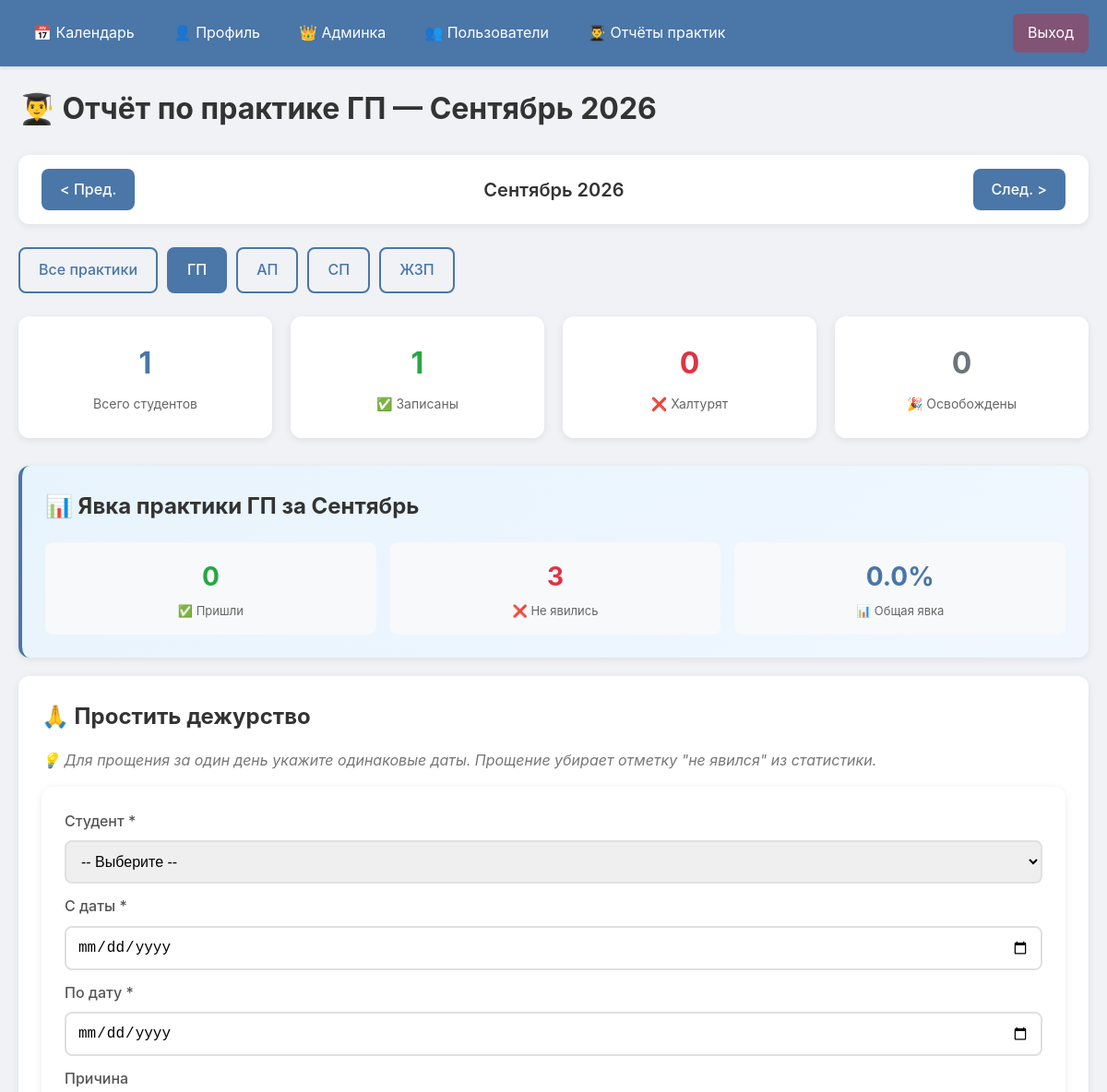
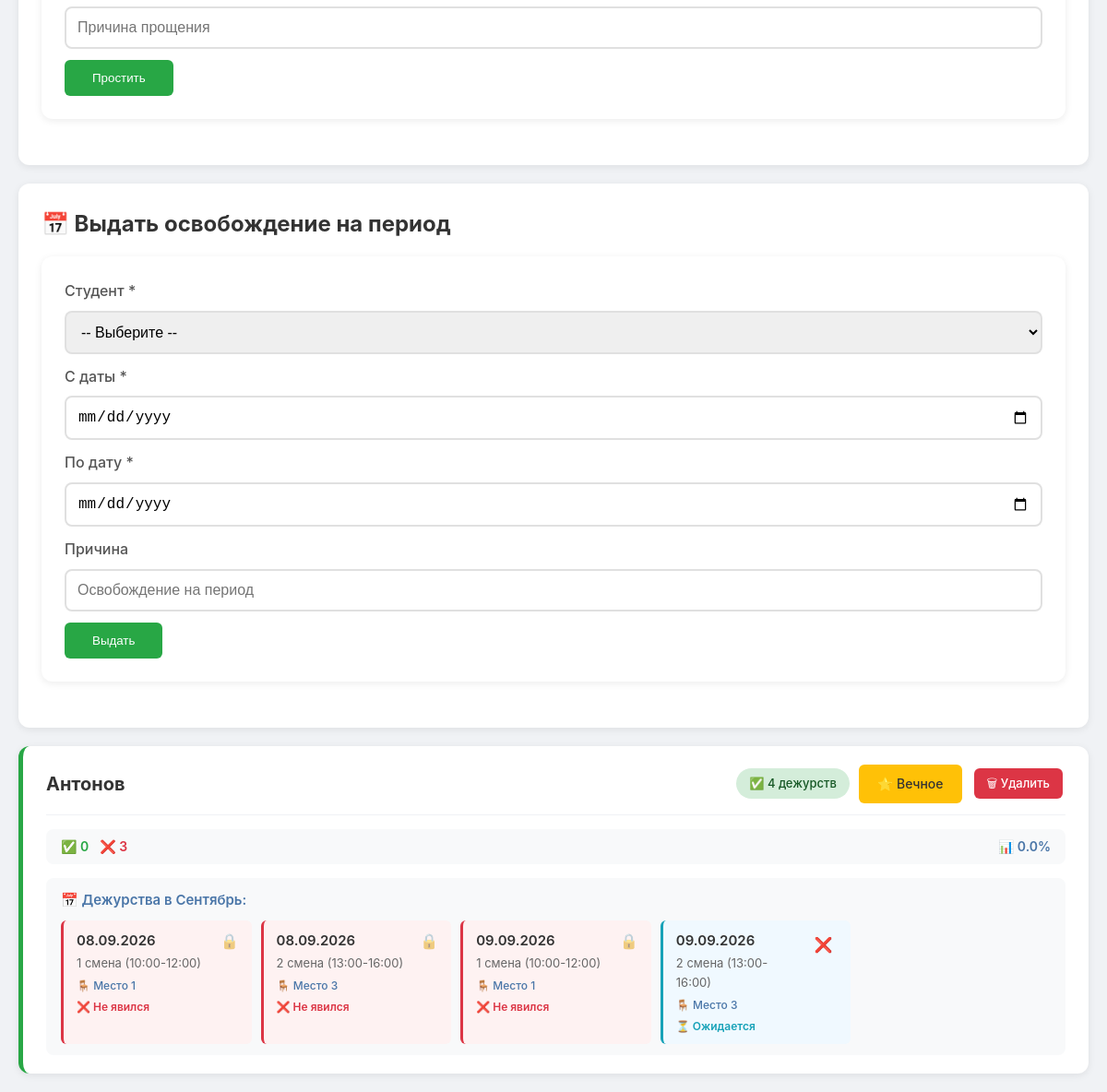
Page /ruk_report/9/2026?practice=ГП (signed in) on the committed database (2 pictures, top to bottom).
### tables this page shows
CREATE TABLE users (
                id INTEGER PRIMARY KEY AUTOINCREMENT,
                user_id TEXT UNIQUE NOT NULL,
                username TEXT UNIQUE,
                password_hash TEXT,
                fio TEXT NOT NULL,
                role TEXT NOT NULL,
                perm_exempt INTEGER DEFAULT 0,
                is_active INTEGER DEFAULT 1,
                approval_status TEXT DEFAULT 'pending',
                created_at TEXT DEFAULT CURRENT_TIMESTAMP
            );

CREATE TABLE schedule (
                id INTEGER PRIMARY KEY AUTOINCREMENT,
                date_str TEXT UNIQUE NOT NULL,
                slot1 TEXT DEFAULT '',
                slot2 TEXT DEFAULT '',
                slot3 TEXT DEFAULT '',
                slot4 TEXT DEFAULT ''
            );

### routes/ruk.py (the view, shortened to what this page needs)
@ruk_bp.route("/ruk_report")
@ruk_bp.route("/ruk_report/<int:month>/<int:year>")
def ruk_report(month=None, year=None):
    user = get_current_user()
    if not user:
        return redirect(url_for("auth.login"))
    managed = get_managed_practice(user)
    if managed is None:
        return redirect(url_for("calendar.calendar_view"))
    now = datetime.now(MSK)
    if month is None: month = now.month
    if year is None: year = now.year
    prev_m, prev_y, next_m, next_y = _nav_months(month, year)
    nav = dict(prev_m=prev_m, prev_y=prev_y, next_m=next_m, next_y=next_y,
               month=month, year=year, month_name=MONTH_NAMES[month - 1])
    if managed == "ALL":
        requested = request.args.get("practice", "all")
        target_p = requested
        is_admin_view = True
    else:
        target_p = managed
        is_admin_view = False
    data = _collect_report(target_p, month, year)
    return render_template(
        "ruk_report.html",
        user=user,
        target_p=target_p,
        is_admin_view=is_admin_view,
        practices=PRACTICES,
        current_practice=(target_p if is_admin_view else None),
        **nav,
        **data
    )

### database/cancels.py (called while the page is built)
    def get_all_cancels(self):
        conn = self._get_conn()
        cursor = conn.cursor()
        cursor.execute("SELECT * FROM cancels ORDER BY id DESC")
        rows = cursor.fetchall()
        result = [["ФИО", "Практика", "Дата отмены", "Дата смены/Освобождение", "Причина"]]
        for row in rows:
            result.append([row["fio"], row["practice"], row["cancel_date"], row["target_date"], row["reason"]])
        return result

    def get_ruk_cancel_requests(self, practice):
        conn = self._get_conn()
        cursor = conn.cursor()
        cursor.execute(
            "SELECT * FROM cancel_requests WHERE practice = ? AND status = 'pending' ORDER BY id DESC",
            (practice,)
        )
        return [dict(row) for row in cursor.fetchall()]

### database/checkins.py (called while the page is built)
    def is_shift_over(self, date_str, slot):
        try:
            shift_date = datetime.strptime(date_str, "%d.%m.%Y").date()
        except ValueError:
            return False
        today = datetime.now(MSK).date()
        if shift_date < today:
            return True
        if shift_date > today:
            return False
        now_time = datetime.now(MSK).time()
        window_end = time(12, 0) if slot < 2 else time(16, 0)
        return now_time > window_end

### database/connection.py (called while the page is built)
    def _get_conn(self):
        if not hasattr(self.local, 'conn'):
            self.local.conn = sqlite3.connect(DB_PATH)
            self.local.conn.row_factory = sqlite3.Row
        return self.local.conn

### database/exemptions.py (called while the page is built, shortened)
    def get_active_exemptions(self):
        conn = self._get_conn()
        cursor = conn.cursor()
        cursor.execute("SELECT * FROM exemptions ORDER BY id DESC")
        rows = [dict(row) for row in cursor.fetchall()]
        today = datetime.now().date()
        result = []
        return result

    def get_all_forgiveness_by_practice(self, practice):
        conn = self._get_conn()
        cursor = conn.cursor()
        cursor.execute(
            "SELECT * FROM forgiveness WHERE practice = ? ORDER BY id DESC",
            (practice,)
        )
        return [dict(row) for row in cursor.fetchall()]

### database/users.py (called while the page is built)
    def get_all_users(self):
        conn = self._get_conn()
        cursor = conn.cursor()
        cursor.execute("SELECT * FROM users ORDER BY fio")
        return [dict(row) for row in cursor.fetchall()]

### helpers.py (called while the page is built)
def is_admin(role):
    return role.lower() in ['admin', 'админ']

def get_current_user():
    uid = session.get("user_id")
    if uid:
        return db.get_user_by_id(uid)
    return None

### templates/ruk_report.html (shortened to what this page needs)
{% extends "base.html" %}
{% block content %}
<h1>👨‍🎓 Отчёт по практике {{ target_p }} — {{ month_name }} {{ year }}</h1>
<div class="calendar-nav">
    <a href="{{ url_for('ruk.ruk_report', month=prev_m, year=prev_y, practice=current_practice) }}">&lt; Пред.</a>
    <span>{{ month_name }} {{ year }}</span>
    <a href="{{ url_for('ruk.ruk_report', month=next_m, year=next_y, practice=current_practice) }}">След. &gt;</a>
</div>
{% if is_admin_view %}
<div class="filter-buttons">
    <a href="{{ url_for('ruk.ruk_report', month=month, year=year) }}" class="filter-btn">Все практики</a>
    {% for p in practices %}
    <a href="{{ url_for('ruk.ruk_report', month=month, year=year, practice=p) }}"
       class="filter-btn {{ 'active' if p == target_p else '' }}">{{ p }}</a>
    {% endfor %}
</div>
{% endif %}
<div class="stats-cards">
    <div class="card">
        <div class="card-number">{{ total_students }}</div>
        <div class="card-label">Всего студентов</div>
    </div>
    <div class="card">
        <div class="card-number" style="color:#28a745">{{ active_students }}</div>
        <div class="card-label">✅ Записаны</div>
    </div>
    <div class="card">
        <div class="card-number" style="color:#dc3545">{{ lazy_students }}</div>
        <div class="card-label">❌ Халтурят</div>
    </div>
    <div class="card">
        <div class="card-number" style="color:#6c757d">{{ exempt_students }}</div>
        <div class="card-label">🎉 Освобождены</div>
    </div>
</div>
<div class="section attendance-section">
    <h2>📊 Явка практики {{ target_p }} за {{ month_name }}</h2>
    <div class="attendance-stats">
        <div class="attendance-card">
            <div class="attendance-number" style="color:#28a745">{{ practice_present }}</div>
            <div class="attendance-label">✅ Пришли</div>
        </div>
        <div class="attendance-card">
            <div class="attendance-number" style="color:#dc3545">{{ practice_missed }}</div>
            <div class="attendance-label">❌ Не явились</div>
        </div>
        <div class="attendance-card">
            <div class="attendance-number" style="color:#4a76a8">{{ practice_attendance_rate }}%</div>
            <div class="attendance-label">📊 Общая явка</div>
        </div>
    </div>
</div>
{% if students %}
<div class="section">
    <h2>🙏 Простить дежурство</h2>
    <p class="muted" style="margin-bottom: 15px;">
        💡 Для прощения за один день укажите одинаковые даты.
        Прощение убирает отметку "не явился" из статистики.
    </p>
    <form method="POST" action="{{ url_for('ruk.ruk_forgive_period') }}" class="forgive-form">
        <div class="form-group">
            <label>Студент *</label>
            <select name="target_id" required>
                <option value="">-- Выберите --</option>
            </select>
        </div>
        <div class="form-group">
            <label>С даты *</label>
            <input type="date" name="start_date" required>
        </div>
        <div class="form-group">
            <label>По дату *</label>
            <input type="date" name="end_date" required>
        </div>
        <div class="form-group">
            <label>Причина</label>
            <input type="text" name="reason" placeholder="Причина прощения">
        </div>
        <button type="submit">Простить</button>
    </form>
</div>
<div class="section">
    <h2>📅 Выдать освобождение на период</h2>
    <form method="POST" action="{{ url_for('ruk.ruk_add_exemption') }}" class="forgive-form">
        <div class="form-group">
            <label>Студент *</label>
            <select name="target_id" required>
                <option value="">-- Выберите --</option>
            </select>
        </div>
        <div class="form-group">
            <label>С даты *</label>
            <input type="date" name="start_date" required>
        </div>
        <div class="form-group">
            <label>По дату *</label>
            <input type="date" name="end_date" required>
        </div>
        <div class="form-group">
            <label>Причина</label>
            <input type="text" name="reason" placeholder="Освобождение на период">
        </div>
        <button type="submit">Выдать</button>
    </form>
</div>
{% endif %}
{% if students %}
<div class="students-list">
    {% for s in students %}
    <div class="student-card status-{{ s.status }}">
        <div class="student-header">
            <h3>{{ s.fio }}</h3>
            <div class="student-actions">
                {% if s.status == 'missing' %}
                <span class="status-badge missing">❌ Халтурит</span>
                {% elif s.status == 'booked' %}
                <span class="status-badge booked">✅ {{ s.shifts|length }} дежурств</span>
                {% elif s.status == 'forgiven' %}
                <span class="status-badge forgiven">🎉 Освобождён</span>
                {% elif s.status == 'exempt' %}
                <span class="status-badge exempt">🌟 Вечное</span>
                {% endif %}
                <a href="{{ url_for('ruk.ruk_toggle_perm_exempt', user_id=s.user_id) }}"
                   class="btn-exempt-toggle"
                   onclick="return confirm('{{ 'Снять вечное освобождение' if s.perm_exempt else 'Выдать вечное освобождение' }} для {{ s.fio }}?')">
                    {{ '🌟 Снять вечное' if s.perm_exempt else '🌟 Вечное' }}
                </a>
                <a href="{{ url_for('ruk.ruk_delete_student', user_id=s.user_id) }}"
                   class="btn-danger btn-delete-student"
                   onclick="return confirm('Удалить студента {{ s.fio }}?\n\nАккаунт будет удалён полностью!')">
                    🗑 Удалить
                </a>
            </div>
        </div>
        {% if s.shifts and (s.present_count + s.missed_count) > 0 %}
        <div class="student-attendance">
            <div class="attendance-mini">
                <span class="att-present">✅ {{ s.present_count }}</span>
                <span class="att-missed">❌ {{ s.missed_count }}</span>
                <span class="att-rate">📊 {{ s.attendance_rate }}%</span>
            </div>
        </div>
        {% endif %}
        {% if s.shifts %}
        <div class="student-section">
            <h4>📅 Дежурства в {{ month_name }}:</h4>
            <div class="shifts-grid">
                {% for shift in s.shifts %}
                <div class="shift-item shift-{{ shift.checkin_status }}">
                    <div class="shift-item-header">
                        <div class="shift-item-info">
                            <div class="shift-item-date">{{ shift.date }}</div>
                            <div class="shift-item-time">{{ shift.shift }}</div>
                            <div class="shift-item-place">🪑 Место {{ shift.place }}</div>
                            {% if shift.checkin_status == 'present' %}
                            <div class="shift-item-checkin">✅ Пришёл в {{ shift.checkin_time }}</div>
                            {% elif shift.checkin_status == 'missed' %}
                            <div class="shift-item-checkin missed">❌ Не явился</div>
                            {% elif shift.checkin_status == 'forgiven' %}
                            <div class="shift-item-checkin forgiven">🎉 Прощено</div>
                            {% elif shift.checkin_status == 'upcoming' %}
                            <div class="shift-item-checkin upcoming">⏳ Ожидается</div>
                            {% endif %}
                        </div>
                        {% if shift.checkin_status == 'upcoming' %}
                        <details class="shift-delete">
                            <summary title="Удалить запись">❌</summary>
                        </details>
                        {% else %}
                        <span class="shift-locked"
                              title="Завершённая смена — это факт. Убрать 'не явился' можно только прощением.">🔒</span>
                        {% endif %}
                    </div>
                </div>
                {% endfor %}
            </div>
        </div>
        {% elif s.status == 'missing' %}
        <div class="student-section warning">
            <h4>⚠️ Нет записей в этом месяце</h4>
        </div>
        {% endif %}
    </div>
    {% endfor %}
</div>
{% else %}
<div class="empty-state">
    <p>📭 В практике {{ target_p }} пока нет студентов</p>
</div>
{% endif %}
{% endblock %}

### rows in the picture
users: fio "Антонов", shifts|length "4", perm_exempt "🌟 Вечное", present_count "0", missed_count "3", attendance_rate "0.0", month_name "Сентябрь"
schedule: date "08.09.2026", shift "1 смена (10:00-12:00)", place "1", shows "❌ Не явился", shift "2 смена (13:00-16:00)", place "3"
schedule: date "09.09.2026", shift "1 смена (10:00-12:00)", place "1", shows "❌ Не явился", shift "2 смена (13:00-16:00)", place "3"

### other values in the picture
{{ target_p }} "ГП"
{{ month_name }} "Сентябрь"
{{ year }} "2026"
{{ p }} "ГП" "АП" "СП" "ЖЗП"
{{ total_students }} "1"
{{ active_students }} "1"
{{ lazy_students }} "0"
{{ exempt_students }} "0"
{{ practice_present }} "0"
{{ practice_missed }} "3"
{{ practice_attendance_rate }} "0.0"
